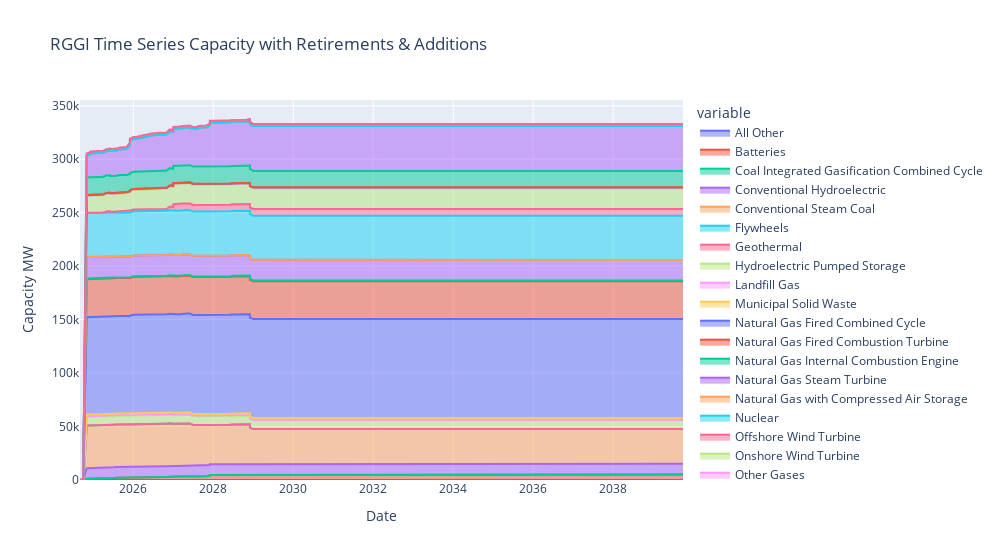

Notebook code cell kept with this figure:
### Code cell
time_series_capacity_fig.update_layout(width=1000)
